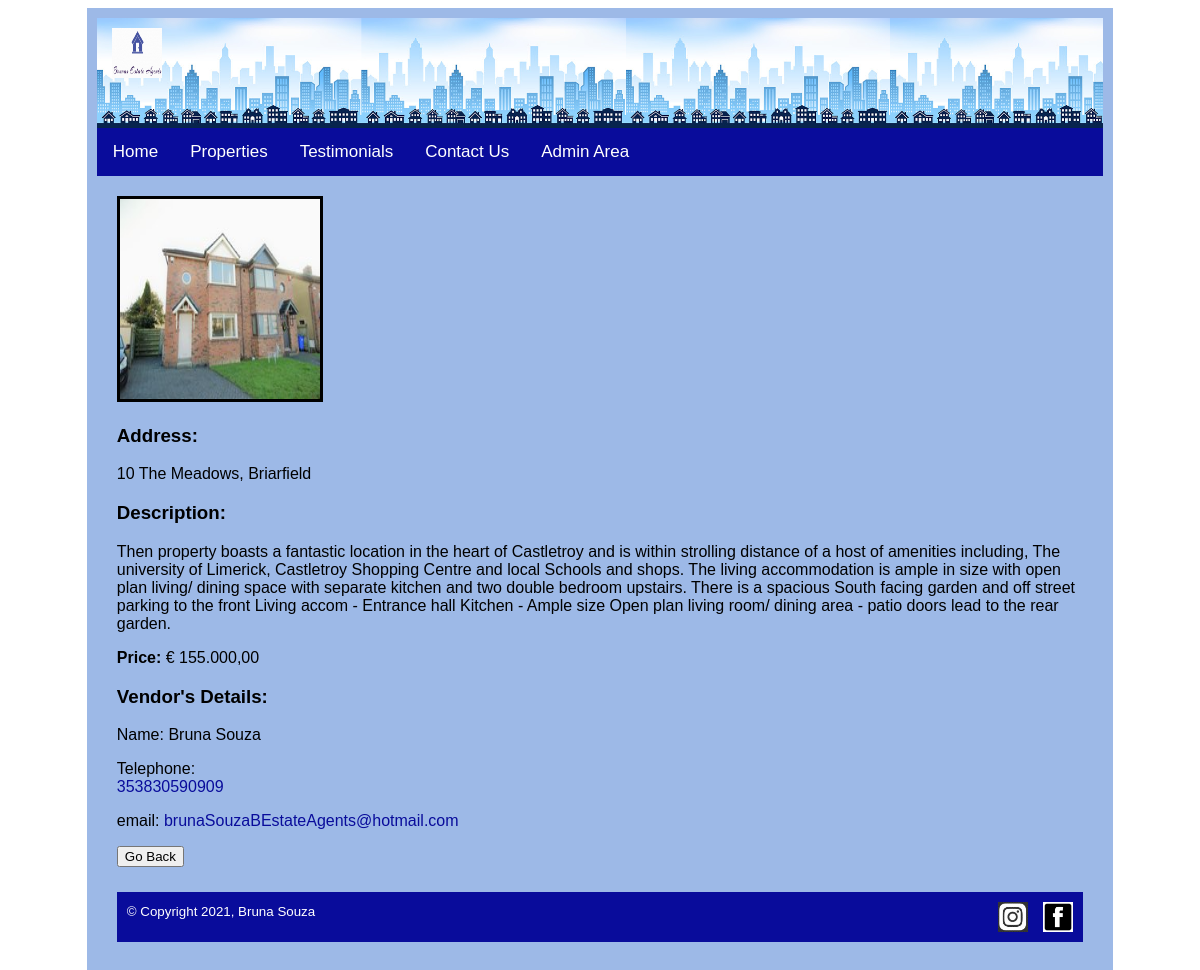
Page /template.php?propertyid=4&pageName=propertyDetails on the committed database.
### tables this page shows
CREATE TABLE `property` (
  `propertyid` int(11) NOT NULL,
  `address1` varchar(50) NOT NULL,
  `town` varchar(50) NOT NULL,
  `county` varchar(50) NOT NULL,
  `price` double NOT NULL,
  `bedrooms` int(2) DEFAULT NULL,
  `shortdescription` text NOT NULL,
  `longdescription` text NOT NULL,
  `image` varchar(50) NOT NULL,
  `categoryid` int(11) NOT NULL,
  `vendorid` int(11) NOT NULL
);

CREATE TABLE `vendor` (
  `vendorid` int(11) NOT NULL,
  `surname` varchar(20) NOT NULL,
  `firstname` varchar(20) NOT NULL,
  `address1` varchar(50) NOT NULL,
  `town` varchar(20) NOT NULL,
  `county` varchar(20) NOT NULL,
  `mobile` varchar(20) NOT NULL,
  `email` varchar(100) NOT NULL
);

### propertyDetails.php (the view, shortened to what this page needs)
<!DOCTYPE HTML>
<html lang="en">
  <div id="content">
    <div id="displayProperties">
      <?php
        require 'connect.php';
        $propertyid= $_GET["propertyid"];
        $sql= "SELECT * FROM property WHERE propertyid=$propertyid";
        $result=mysqli_query($link, $sql);
        $row=mysqli_fetch_array($result);
        $image=$row["image"];
        $longdescription=$row["longdescription"];
        $address1=$row["address1"];
        $price=$row["price"];
        $vendorid=$row["vendorid"];
      ?>
      <?php
        $sql2= "SELECT * FROM vendor WHERE vendorid=$vendorid";
        $result2=mysqli_query($link, $sql2);
        $row2=mysqli_fetch_array($result2);
        $firstname=$row2["firstname"];
        $surname=$row2["surname"];
        $mobile=$row2["mobile"];
        $email=$row2["email"];
      ?>
      <?php echo "<img src='$image' width=200 height=200' border=3px> <h3>";?>
      <?php
        echo "<h3>Address:</h3>";
        echo "$address1";
        echo "<h3>Description:</h3>";
        echo "$longdescription";
        $displayPrice = number_format($price, 2, ',', '.');
        echo "<strong>Price: </strong> € $displayPrice";
        echo "<h3>Vendor's Details:</h3>";
        echo "Name: ";
        echo "$firstname ";
        echo "$surname";
        echo "Telephone: ";
        echo "<div id=vendorContact>";
        echo "<a href=\"tel:$mobile\">$mobile</a><p>";
        echo "</p>";
        echo "email: ";
        echo "<a href = \"mailto:$email\">$email</a>";
        echo "</div>";
      ?>
      <p>
      <button onclick="goBack()">Go Back</button>
      </p>
    </div>
  </div>
</html>

### css/styles.css (style rules this page uses)
body { background-color: #ffffff; }
#header { height: 110px; background-repeat: repeat-x; background-image: url("../images/header.jpeg"); background-size: auto 110px; }
#logo { float:left; margin-top: 10px; margin-left: 15px; }
.topnav { overflow: hidden; background-color: #090C9B; }
.topnav a { float: left; color: #ffffff; padding: 14px 16px; text-decoration: none; font-size: 17px; }
.dropdown { float: left; overflow: hidden; }
.dropdown .dropbtn { font-size: 17px; border: none; color: #ffffff; padding: 14px 16px; background-color: inherit; font-family: inherit; }
#content { min-height: 400px; }
.content a { text-decoration: none; color: #000000; }
#companyContact a, #vendorContact a { color:#090C9B; }
#footer { background-color: #090C9B; color: #ffffff; height: 30px; margin-top: 25px; padding: 10px; }
#facebookLogo { float:right; margin-left: 15px; }
#InstagramLogo { float:right; }

### rows in the picture
property: image (picture), address1 "10 The Meadows, Briarfield", longdescription "Then property boasts a fantastic location in the heart of Castletroy and is within strolling distance of a host of amenities including, The university of Limerick, Castletroy Shopping Centre and local Schools and shops. The living accommodation is ample in size with open plan living/ dining space with separate kitchen and two double bedroom upstairs. There is a spacious South facing garden and off street parking to the front Living accom - Entrance hall Kitchen - Ample size Open plan living room/ dining area - patio doors lead to the rear garden.", price "155.000,00"
vendor: firstname "Bruna", surname "Souza", mobile "353830590909", email "brunaSouzaBEstateAgents@hotmail.com"
